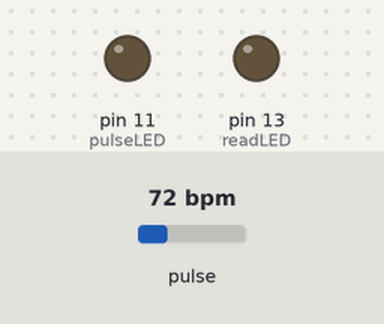
Recording of a sketch running on a simulated Arduino Uno, built with avr-gcc and run on an emulated ATmega328P. On the bench: output pins drawn as LEDs (lit = HIGH). Inputs (shaded band) come from the test bench; at power-on: pulse 72 bpm. What the sketch prints to the serial monitor is not drawn.

Above: at 0.05 s.
Timing chart, 0 to 3.0 s (numbered marks = the images above):
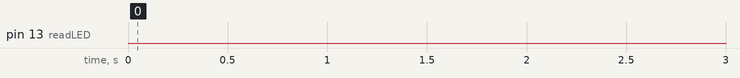

The sketch:

MAX30105_Minimal.ino
```cpp
#include <Wire.h>
#include "MAX30105.h"
#include "spo2_algorithm.h"

MAX30105 particleSensor;

#define MAX_BRIGHTNESS 255


// PulseOximeter is the higher level interface to the sensor
// it offers:
//  * beat detection reporting
//  * heart rate calculation
//  * SpO2 (oxidation level) calculation
//-----------------------------------------------------------------------------------------------------------------------//
#if defined(ARDUINO_AVR_UNO)
//Arduino Uno doesn't have enough SRAM to store 100 samples of IR led data and red led data in 32-bit format
//To solve this problem, 16-bit MSB of the sampled data will be truncated. Samples become 16-bit data.
uint16_t irBuffer[100]; //infrared LED sensor data
uint16_t redBuffer[100];  //red LED sensor data
#else
uint32_t irBuffer[100]; //infrared LED sensor data
uint32_t redBuffer[100];  //red LED sensor data
#endif

int32_t bufferLength; //data length
int32_t spo2; //SPO2 value
int8_t validSPO2; //indicator to show if the SPO2 calculation is valid
int32_t heartRate; //heart rate value
int8_t validHeartRate; //indicator to show if the heart rate calculation is valid

byte pulseLED = 11; //Must be on PWM pin
byte readLED = 13; //Blinks with each data read
//-------------------------------------------------------------------------------------------------------------------------//

void setup()
{
    Serial.begin(115200);
    // Initialize the PulseOximeter instance and register a beat-detected callback
    pinMode(pulseLED, OUTPUT);
    pinMode(readLED, OUTPUT);
    if (!particleSensor.begin(Wire, I2C_SPEED_STANDARD)) //Use default I2C port, 400kHz speed
  {
    Serial.println(F("MAX30105 was not found. Please check wiring/power."));
    while (1);
  }
   Serial.println(F("start ready go:"));//(F("Attach sensor to finger with rubber band. Press any key to start conversion"));
   //while (Serial.available() == 0) ; //wait until user presses a key
   Serial.read();

   byte ledBrightness = 60; //Options: 0=Off to 255=50mA
   byte sampleAverage = 4; //Options: 1, 2, 4, 8, 16, 32
   byte ledMode = 2; //Options: 1 = Red only, 2 = Red + IR, 3 = Red + IR + Green
   byte sampleRate = 100; //Options: 50, 100, 200, 400, 800, 1000, 1600, 3200
   int pulseWidth = 411; //Options: 69, 118, 215, 411
   int adcRange = 4096; //Options: 2048, 4096, 8192, 16384

   particleSensor.setup(ledBrightness, sampleAverage, ledMode, sampleRate, pulseWidth, adcRange); //Configure sensor with these settings
}

void loop()
{
  //---------------------------------------------------------------------------------------------------------------------//
  bufferLength = 100; //buffer length of 100 stores 4 seconds of samples running at 25sps

  //read the first 100 samples, and determine the signal range
  for (byte i = 0 ; i < bufferLength ; i++)
  {
    while (particleSensor.available() == false) //do we have new data?
           particleSensor.check(); //Check the sensor for new data

    redBuffer[i] = particleSensor.getRed();
    irBuffer[i] = particleSensor.getIR();
    particleSensor.nextSample(); //We're finished with this sample so move to next sample

    Serial.print(F("red="));
    Serial.print(redBuffer[i], DEC);
    Serial.print(F(", ir="));
    Serial.println(irBuffer[i], DEC);
  }
  //-----------------------------------------------------------------------------------------------------------------------//
    //calculate heart rate and SpO2 after first 100 samples (first 4 seconds of samples)
  maxim_heart_rate_and_oxygen_saturation(irBuffer, bufferLength, redBuffer, &spo2, &validSPO2, &heartRate, &validHeartRate);

  //Continuously taking samples from MAX30102.  Heart rate and SpO2 are calculated every 1 second
  while (1)
  {
    //dumping the first 25 sets of samples in the memory and shift the last 75 sets of samples to the top
    for (byte i = 25; i < 100; i++)
    {
      redBuffer[i - 25] = redBuffer[i];
      irBuffer[i - 25] = irBuffer[i];
    }

    //take 25 sets of samples before calculating the heart rate.
    for (byte i = 75; i < 100; i++)
    {
      while (particleSensor.available() == false) //do we have new data?
        particleSensor.check(); //Check the sensor for new data

      digitalWrite(readLED, !digitalRead(readLED)); //Blink onboard LED with every data read

      redBuffer[i] = particleSensor.getRed();
      irBuffer[i] = particleSensor.getIR();
      particleSensor.nextSample(); //We're finished with this sample so move to next sample

      //send samples and calculation result to terminal program through UART
     // Serial.print(F("red="));
     // Serial.print(redBuffer[i], DEC);
     // Serial.print(F(", ir="));
    //  Serial.print(irBuffer[i], DEC);

   //   Serial.print(F("HRvalid="));
   //   Serial.print(validHeartRate, DEC);
      if (validHeartRate>0)
         { Serial.print(F("HR="));
           Serial.print(heartRate, DEC);
         }
      if(validSPO2>=0)
      //Serial.print(F(", SPO2Valid="));
     // Serial.println(validSPO2, DEC);
     {
      Serial.print(F(", SPO2="));
      Serial.print(spo2, DEC);
      Serial.println("%");
      }
    }

    //After gathering 25 new samples recalculate HR and SP02
    maxim_heart_rate_and_oxygen_saturation(irBuffer, bufferLength, redBuffer, &spo2, &validSPO2, &heartRate, &validHeartRate);
  }
}

 //----------------------------------------------------------------------------------------------------------------------//


    // Make sure to call update as fast as possible
   // pox.update();

    // Asynchronously dump heart rate and oxidation levels to the serial
    // For both, a value of 0 means "invalid"
    //if (millis() - tsLastReport > REPORTING_PERIOD_MS) {
    //    Serial.print("Heart rate:");
    //    Serial.print(pox.getHeartRate());
    //    Serial.print("bpm / SpO2:");
    //    Serial.print(pox.getSpO2());
    //    Serial.println("%");

    //    tsLastReport = millis();
    //}
//}
```

heartRate.cpp
```cpp
/*
 Optical Heart Rate Detection (PBA Algorithm)
 By: Nathan Seidle
 SparkFun Electronics
 Date: October 2nd, 2016

 Given a series of IR samples from the MAX30105 we discern when a heart beat is occurring

 Let's have a brief chat about what this code does. We're going to try to detect
 heart-rate optically. This is tricky and prone to give false readings. We really don't
 want to get anyone hurt so use this code only as an example of how to process optical
 data. Build fun stuff with our MAX30105 breakout board but don't use it for actual
 medical diagnosis.

 Excellent background on optical heart rate detection:
 http://www.ti.com/lit/an/slaa655/slaa655.pdf

 Good reading:
 http://www.techforfuture.nl/fjc_documents/mitrabaratchi-measuringheartratewithopticalsensor.pdf
 https://fruct.org/publications/fruct13/files/Lau.pdf

 This is an implementation of Maxim's PBA (Penpheral Beat Amplitude) algorithm. It's been
 converted to work within the Arduino framework.
*/

/* Copyright (C) 2016 Maxim Integrated Products, Inc., All Rights Reserved.
*
* Permission is hereby granted, free of charge, to any person obtaining a
* copy of this software and associated documentation files (the "Software"),
* to deal in the Software without restriction, including without limitation
* the rights to use, copy, modify, merge, publish, distribute, sublicense,
* and/or sell copies of the Software, and to permit persons to whom the
* Software is furnished to do so, subject to the following conditions:
*
* The above copyright notice and this permission notice shall be included
* in all copies or substantial portions of the Software.
*
* THE SOFTWARE IS PROVIDED "AS IS", WITHOUT WARRANTY OF ANY KIND, EXPRESS
* OR IMPLIED, INCLUDING BUT NOT LIMITED TO THE WARRANTIES OF
* MERCHANTABILITY, FITNESS FOR A PARTICULAR PURPOSE AND NONINFRINGEMENT.
* IN NO EVENT SHALL MAXIM INTEGRATED BE LIABLE FOR ANY CLAIM, DAMAGES
* OR OTHER LIABILITY, WHETHER IN AN ACTION OF CONTRACT, TORT OR OTHERWISE,
* ARISING FROM, OUT OF OR IN CONNECTION WITH THE SOFTWARE OR THE USE OR
* OTHER DEALINGS IN THE SOFTWARE.
*
* Except as contained in this notice, the name of Maxim Integrated
* Products, Inc. shall not be used except as stated in the Maxim Integrated
* Products, Inc. Branding Policy.
*
* The mere transfer of this software does not imply any licenses
* of trade secrets, proprietary technology, copyrights, patents,
* trademarks, maskwork rights, or any other form of intellectual
* property whatsoever. Maxim Integrated Products, Inc. retains all
* ownership rights.
*
*/

#include "heartRate.h"

int16_t IR_AC_Max = 20;
int16_t IR_AC_Min = -20;

int16_t IR_AC_Signal_Current = 0;
int16_t IR_AC_Signal_Previous;
int16_t IR_AC_Signal_min = 0;
int16_t IR_AC_Signal_max = 0;
int16_t IR_Average_Estimated;

int16_t positiveEdge = 0;
int16_t negativeEdge = 0;
int32_t ir_avg_reg = 0;

int16_t cbuf[32];
uint8_t offset = 0;

static const uint16_t FIRCoeffs[12] = {172, 321, 579, 927, 1360, 1858, 2390, 2916, 3391, 3768, 4012, 4096};

//  Heart Rate Monitor functions takes a sample value and the sample number
//  Returns true if a beat is detected
//  A running average of four samples is recommended for display on the screen.
bool checkForBeat(int32_t sample)
{
  bool beatDetected = false;

  //  Save current state
  IR_AC_Signal_Previous = IR_AC_Signal_Current;

  //This is good to view for debugging
  //Serial.print("Signal_Current: ");
  //Serial.println(IR_AC_Signal_Current);

  //  Process next data sample
  IR_Average_Estimated = averageDCEstimator(&ir_avg_reg, sample);
  IR_AC_Signal_Current = lowPassFIRFilter(sample - IR_Average_Estimated);

  //  Detect positive zero crossing (rising edge)
  if ((IR_AC_Signal_Previous < 0) & (IR_AC_Signal_Current >= 0))
  {

    IR_AC_Max = IR_AC_Signal_max; //Adjust our AC max and min
    IR_AC_Min = IR_AC_Signal_min;

    positiveEdge = 1;
    negativeEdge = 0;
    IR_AC_Signal_max = 0;

    //if ((IR_AC_Max - IR_AC_Min) > 100 & (IR_AC_Max - IR_AC_Min) < 1000)
    if ((IR_AC_Max - IR_AC_Min) > 20 & (IR_AC_Max - IR_AC_Min) < 1000)
    {
      //Heart beat!!!
      beatDetected = true;
    }
  }

  //  Detect negative zero crossing (falling edge)
  if ((IR_AC_Signal_Previous > 0) & (IR_AC_Signal_Current <= 0))
  {
    positiveEdge = 0;
    negativeEdge = 1;
    IR_AC_Signal_min = 0;
  }

  //  Find Maximum value in positive cycle
  if (positiveEdge & (IR_AC_Signal_Current > IR_AC_Signal_Previous))
  {
    IR_AC_Signal_max = IR_AC_Signal_Current;
  }

  //  Find Minimum value in negative cycle
  if (negativeEdge & (IR_AC_Signal_Current < IR_AC_Signal_Previous))
  {
    IR_AC_Signal_min = IR_AC_Signal_Current;
  }

  return(beatDetected);
}

//  Average DC Estimator
int16_t averageDCEstimator(int32_t *p, uint16_t x)
{
  *p += ((((long) x << 15) - *p) >> 4);
  return (*p >> 15);
}

//  Low Pass FIR Filter
int16_t lowPassFIRFilter(int16_t din)
{
  cbuf[offset] = din;

  int32_t z = mul16(FIRCoeffs[11], cbuf[(offset - 11) & 0x1F]);

  for (uint8_t i = 0 ; i < 11 ; i++)
  {
    z += mul16(FIRCoeffs[i], cbuf[(offset - i) & 0x1F] + cbuf[(offset - 22 + i) & 0x1F]);
  }

  offset++;
  offset %= 32; //Wrap condition

  return(z >> 15);
}

//  Integer multiplier
int32_t mul16(int16_t x, int16_t y)
{
  return((long)x * (long)y);
}
```

heartRate.h
```cpp
/*
 Optical Heart Rate Detection (PBA Algorithm)
 By: Nathan Seidle
 SparkFun Electronics
 Date: October 2nd, 2016

 Given a series of IR samples from the MAX30105 we discern when a heart beat is occurring

 Let's have a brief chat about what this code does. We're going to try to detect
 heart-rate optically. This is tricky and prone to give false readings. We really don't
 want to get anyone hurt so use this code only as an example of how to process optical
 data. Build fun stuff with our MAX30105 breakout board but don't use it for actual
 medical diagnosis.

 Excellent background on optical heart rate detection:
 http://www.ti.com/lit/an/slaa655/slaa655.pdf

 Good reading:
 http://www.techforfuture.nl/fjc_documents/mitrabaratchi-measuringheartratewithopticalsensor.pdf
 https://fruct.org/publications/fruct13/files/Lau.pdf

 This is an implementation of Maxim's PBA (Penpheral Beat Amplitude) algorithm. It's been
 converted to work within the Arduino framework.
*/

/* Copyright (C) 2016 Maxim Integrated Products, Inc., All Rights Reserved.
*
* Permission is hereby granted, free of charge, to any person obtaining a
* copy of this software and associated documentation files (the "Software"),
* to deal in the Software without restriction, including without limitation
* the rights to use, copy, modify, merge, publish, distribute, sublicense,
* and/or sell copies of the Software, and to permit persons to whom the
* Software is furnished to do so, subject to the following conditions:
*
* The above copyright notice and this permission notice shall be included
* in all copies or substantial portions of the Software.
*
* THE SOFTWARE IS PROVIDED "AS IS", WITHOUT WARRANTY OF ANY KIND, EXPRESS
* OR IMPLIED, INCLUDING BUT NOT LIMITED TO THE WARRANTIES OF
* MERCHANTABILITY, FITNESS FOR A PARTICULAR PURPOSE AND NONINFRINGEMENT.
* IN NO EVENT SHALL MAXIM INTEGRATED BE LIABLE FOR ANY CLAIM, DAMAGES
* OR OTHER LIABILITY, WHETHER IN AN ACTION OF CONTRACT, TORT OR OTHERWISE,
* ARISING FROM, OUT OF OR IN CONNECTION WITH THE SOFTWARE OR THE USE OR
* OTHER DEALINGS IN THE SOFTWARE.
*
* Except as contained in this notice, the name of Maxim Integrated
* Products, Inc. shall not be used except as stated in the Maxim Integrated
* Products, Inc. Branding Policy.
*
* The mere transfer of this software does not imply any licenses
* of trade secrets, proprietary technology, copyrights, patents,
* trademarks, maskwork rights, or any other form of intellectual
* property whatsoever. Maxim Integrated Products, Inc. retains all
* ownership rights.
*
*/

#if (ARDUINO >= 100)
 #include "Arduino.h"
#else
 #include "WProgram.h"
#endif

bool checkForBeat(int32_t sample);
int16_t averageDCEstimator(int32_t *p, uint16_t x);
int16_t lowPassFIRFilter(int16_t din);
int32_t mul16(int16_t x, int16_t y);
```

Source omitted: spo2_algorithm.cpp (12284 bytes), spo2_algorithm.h (5293 bytes)
